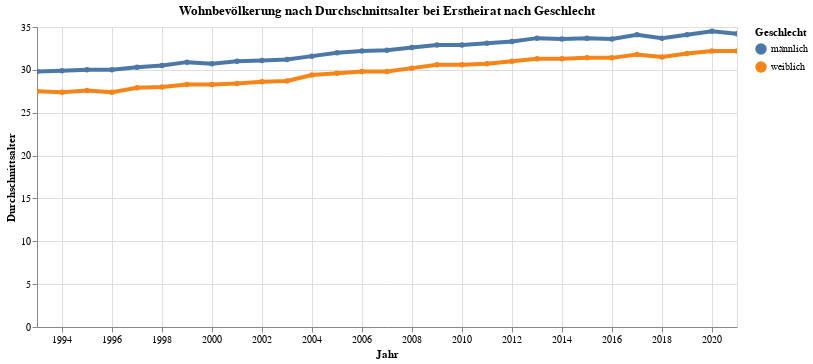

The notebook cell this image was saved under:
### Markdown cell above
#### Entwicklung des Durchschnitssalters bei Erstheirat nach Geschlecht

### Code cell
myTitle="Wohnbevölkerung nach Durchschnittsalter bei Erstheirat nach Geschlecht"

highlight = alt.selection(type='single', on='mouseover',
                          fields=['SexLang'], nearest=True)

base = alt.Chart(data2betested.reset_index().query('DurchAlter>3'), title=myTitle).encode(
    x=alt.X('StichtagDatJahr:T', axis=alt.Axis(title='Jahr'))# , axis=alt.Axis(format='%', title='percentage')
    , y=alt.X('DurchAlter', axis=alt.Axis(title='Durchschnittsalter'))
    , color=alt.Color('SexLang:N', legend=alt.Legend(title="Geschlecht", orient="right"))  #legend=alt.Legend(title="Stadtkreis", orient="right"), scale=alt.Scale(scheme='goldgreen'))      
    ,tooltip=['StichtagDatJahr', 'DurchAlter','SexLang']    
)
 
points = base.mark_circle().encode(
    opacity=alt.value(2)
).add_selection(
    highlight
).properties(
    width=700 , height=300
)
lines = base.mark_line().encode(
    size=alt.condition(~highlight, alt.value(1.5), alt.value(4))
).interactive()

points + lines

### Figure 1 — Vega-Lite specification as saved in the notebook (floating-point values rounded to 4 significant figures)
{"config": {"view": {"continuousWidth": 400, "continuousHeight": 300}}, "layer": [{"mark": "circle", "encoding": {"color": {"type": "nominal", "field": "SexLang", "legend": {"orient": "right", "title": "Geschlecht"}}, "opacity": {"value": 2}, "tooltip": [{"type": "temporal", "field": "StichtagDatJahr"}, {"type": "quantitative", "field": "DurchAlter"}, {"type": "nominal", "field": "SexLang"}], "x": {"type": "temporal", "axis": {"title": "Jahr"}, "field": "StichtagDatJahr"}, "y": {"type": "quantitative", "axis": {"title": "Durchschnittsalter"}, "field": "DurchAlter"}}, "height": 300, "selection": {"selector026": {"type": "single", "on": "mouseover", "fields": ["SexLang"], "nearest": true}}, "title": "Wohnbevölkerung nach Durchschnittsalter bei Erstheirat nach Geschlecht", "width": 700}, {"mark": "line", "encoding": {"color": {"type": "nominal", "field": "SexLang", "legend": {"orient": "right", "title": "Geschlecht"}}, "size": {"condition": {"value": 1.5, "selection": {"not": "selector026"}}, "value": 4}, "tooltip": [{"type": "temporal", "field": "StichtagDatJahr"}, {"type": "quantitative", "field": "DurchAlter"}, {"type": "nominal", "field": "SexLang"}], "x": {"type": "temporal", "axis": {"title": "Jahr"}, "field": "StichtagDatJahr"}, "y": {"type": "quantitative", "axis": {"title": "Durchschnittsalter"}, "field": "DurchAlter"}}, "selection": {"selector027": {"type": "interval", "bind": "scales", "encodings": ["x", "y"]}}, "title": "Wohnbevölkerung nach Durchschnittsalter bei Erstheirat nach Geschlecht"}], "data": {"name": "data-67ff1737359fa461dc349694a7d8a000"}, "$schema": "https://vega.github.io/schema/vega-lite/v4.8.1.json", "datasets": {"data-67ff1737359fa461dc349694a7d8a000": [{"StichtagDatJahr": "2021-01-01T00:00:00", "SexLang": "männlich", "SexCd": 1, "DurchAlter": 34.2, "StichtagDatJahr_str": "2021-01-01"}, {"StichtagDatJahr": "2021-01-01T00:00:00", "SexLang": "weiblich", "SexCd": 2, "DurchAlter": 32.2, "StichtagDatJahr_str": "2021-01-01"}, {"StichtagDatJahr": "2020-01-01T00:00:00", "SexLang": "männlich", "SexCd": 1, "DurchAlter": 34.5, "StichtagDatJahr_str": "2020-01-01"}, {"StichtagDatJahr": "2020-01-01T00:00:00", "SexLang": "weiblich", "SexCd": 2, "DurchAlter": 32.2, "StichtagDatJahr_str": "2020-01-01"}, {"StichtagDatJahr": "2019-01-01T00:00:00", "SexLang": "männlich", "SexCd": 1, "DurchAlter": 34.1, "StichtagDatJahr_str": "2019-01-01"}, {"StichtagDatJahr": "2019-01-01T00:00:00", "SexLang": "weiblich", "SexCd": 2, "DurchAlter": 31.9, "StichtagDatJahr_str": "2019-01-01"}, {"StichtagDatJahr": "2018-01-01T00:00:00", "SexLang": "männlich", "SexCd": 1, "DurchAlter": 33.7, "StichtagDatJahr_str": "2018-01-01"}, {"StichtagDatJahr": "2018-01-01T00:00:00", "SexLang": "weiblich", "SexCd": 2, "DurchAlter": 31.5, "StichtagDatJahr_str": "2018-01-01"}, {"StichtagDatJahr": "2017-01-01T00:00:00", "SexLang": "männlich", "SexCd": 1, "DurchAlter": 34.1, "StichtagDatJahr_str": "2017-01-01"}, {"StichtagDatJahr": "2017-01-01T00:00:00", "SexLang": "weiblich", "SexCd": 2, "DurchAlter": 31.8, "StichtagDatJahr_str": "2017-01-01"}, {"StichtagDatJahr": "2016-01-01T00:00:00", "SexLang": "männlich", "SexCd": 1, "DurchAlter": 33.6, "StichtagDatJahr_str": "2016-01-01"}, {"StichtagDatJahr": "2016-01-01T00:00:00", "SexLang": "weiblich", "SexCd": 2, "DurchAlter": 31.4, "StichtagDatJahr_str": "2016-01-01"}, {"StichtagDatJahr": "2015-01-01T00:00:00", "SexLang": "männlich", "SexCd": 1, "DurchAlter": 33.7, "StichtagDatJahr_str": "2015-01-01"}, {"StichtagDatJahr": "2015-01-01T00:00:00", "SexLang": "weiblich", "SexCd": 2, "DurchAlter": 31.4, "StichtagDatJahr_str": "2015-01-01"}, {"StichtagDatJahr": "2014-01-01T00:00:00", "SexLang": "männlich", "SexCd": 1, "DurchAlter": 33.6, "StichtagDatJahr_str": "2014-01-01"}, {"StichtagDatJahr": "2014-01-01T00:00:00", "SexLang": "weiblich", "SexCd": 2, "DurchAlter": 31.3, "StichtagDatJahr_str": "2014-01-01"}, {"StichtagDatJahr": "2013-01-01T00:00:00", "SexLang": "männlich", "SexCd": 1, "DurchAlter": 33.7, "StichtagDatJahr_str": "2013-01-01"}, {"StichtagDatJahr": "2013-01-01T00:00:00", "SexLang": "weiblich", "SexCd": 2, "DurchAlter": 31.3, "StichtagDatJahr_str": "2013-01-01"}, {"StichtagDatJahr": "2012-01-01T00:00:00", "SexLang": "männlich", "SexCd": 1, "DurchAlter": 33.3, "StichtagDatJahr_str": "2012-01-01"}, {"StichtagDatJahr": "2012-01-01T00:00:00", "SexLang": "weiblich", "SexCd": 2, "DurchAlter": 31.0, "StichtagDatJahr_str": "2012-01-01"}, {"StichtagDatJahr": "2011-01-01T00:00:00", "SexLang": "männlich", "SexCd": 1, "DurchAlter": 33.1, "StichtagDatJahr_str": "2011-01-01"}, {"StichtagDatJahr": "2011-01-01T00:00:00", "SexLang": "weiblich", "SexCd": 2, "DurchAlter": 30.7, "StichtagDatJahr_str": "2011-01-01"}, {"StichtagDatJahr": "2010-01-01T00:00:00", "SexLang": "männlich", "SexCd": 1, "DurchAlter": 32.9, "StichtagDatJahr_str": "2010-01-01"}, {"StichtagDatJahr": "2010-01-01T00:00:00", "SexLang": "weiblich", "SexCd": 2, "DurchAlter": 30.6, "StichtagDatJahr_str": "2010-01-01"}, {"StichtagDatJahr": "2009-01-01T00:00:00", "SexLang": "männlich", "SexCd": 1, "DurchAlter": 32.9, "StichtagDatJahr_str": "2009-01-01"}, {"StichtagDatJahr": "2009-01-01T00:00:00", "SexLang": "weiblich", "SexCd": 2, "DurchAlter": 30.6, "StichtagDatJahr_str": "2009-01-01"}, {"StichtagDatJahr": "2008-01-01T00:00:00", "SexLang": "weiblich", "SexCd": 2, "DurchAlter": 30.2, "StichtagDatJahr_str": "2008-01-01"}, {"StichtagDatJahr": "2008-01-01T00:00:00", "SexLang": "männlich", "SexCd": 1, "DurchAlter": 32.6, "StichtagDatJahr_str": "2008-01-01"}, {"StichtagDatJahr": "2007-01-01T00:00:00", "SexLang": "männlich", "SexCd": 1, "DurchAlter": 32.3, "StichtagDatJahr_str": "2007-01-01"}, {"StichtagDatJahr": "2007-01-01T00:00:00", "SexLang": "weiblich", "SexCd": 2, "DurchAlter": 29.8, "StichtagDatJahr_str": "2007-01-01"}, {"StichtagDatJahr": "2006-01-01T00:00:00", "SexLang": "männlich", "SexCd": 1, "DurchAlter": 32.2, "StichtagDatJahr_str": "2006-01-01"}, {"StichtagDatJahr": "2006-01-01T00:00:00", "SexLang": "weiblich", "SexCd": 2, "DurchAlter": 29.8, "StichtagDatJahr_str": "2006-01-01"}, {"StichtagDatJahr": "2005-01-01T00:00:00", "SexLang": "männlich", "SexCd": 1, "DurchAlter": 32.0, "StichtagDatJahr_str": "2005-01-01"}, {"StichtagDatJahr": "2005-01-01T00:00:00", "SexLang": "weiblich", "SexCd": 2, "DurchAlter": 29.6, "StichtagDatJahr_str": "2005-01-01"}, {"StichtagDatJahr": "2004-01-01T00:00:00", "SexLang": "männlich", "SexCd": 1, "DurchAlter": 31.6, "StichtagDatJahr_str": "2004-01-01"}, {"StichtagDatJahr": "2004-01-01T00:00:00", "SexLang": "weiblich", "SexCd": 2, "DurchAlter": 29.4, "StichtagDatJahr_str": "2004-01-01"}, {"StichtagDatJahr": "2003-01-01T00:00:00", "SexLang": "männlich", "SexCd": 1, "DurchAlter": 31.2, "StichtagDatJahr_str": "2003-01-01"}, {"StichtagDatJahr": "2003-01-01T00:00:00", "SexLang": "weiblich", "SexCd": 2, "DurchAlter": 28.7, "StichtagDatJahr_str": "2003-01-01"}, {"StichtagDatJahr": "2002-01-01T00:00:00", "SexLang": "männlich", "SexCd": 1, "DurchAlter": 31.1, "StichtagDatJahr_str": "2002-01-01"}, {"StichtagDatJahr": "2002-01-01T00:00:00", "SexLang": "weiblich", "SexCd": 2, "DurchAlter": 28.6, "StichtagDatJahr_str": "2002-01-01"}, {"StichtagDatJahr": "2001-01-01T00:00:00", "SexLang": "weiblich", "SexCd": 2, "DurchAlter": 28.4, "StichtagDatJahr_str": "2001-01-01"}, {"StichtagDatJahr": "2001-01-01T00:00:00", "SexLang": "männlich", "SexCd": 1, "DurchAlter": 31.0, "StichtagDatJahr_str": "2001-01-01"}, {"StichtagDatJahr": "2000-01-01T00:00:00", "SexLang": "weiblich", "SexCd": 2, "DurchAlter": 28.3, "StichtagDatJahr_str": "2000-01-01"}, {"StichtagDatJahr": "2000-01-01T00:00:00", "SexLang": "männlich", "SexCd": 1, "DurchAlter": 30.7, "StichtagDatJahr_str": "2000-01-01"}, {"StichtagDatJahr": "1999-01-01T00:00:00", "SexLang": "männlich", "SexCd": 1, "DurchAlter": 30.9, "StichtagDatJahr_str": "1999-01-01"}, {"StichtagDatJahr": "1999-01-01T00:00:00", "SexLang": "weiblich", "SexCd": 2, "DurchAlter": 28.3, "StichtagDatJahr_str": "1999-01-01"}, {"StichtagDatJahr": "1998-01-01T00:00:00", "SexLang": "männlich", "SexCd": 1, "DurchAlter": 30.5, "StichtagDatJahr_str": "1998-01-01"}, {"StichtagDatJahr": "1998-01-01T00:00:00", "SexLang": "weiblich", "SexCd": 2, "DurchAlter": 28.0, "StichtagDatJahr_str": "1998-01-01"}, {"StichtagDatJahr": "1997-01-01T00:00:00", "SexLang": "männlich", "SexCd": 1, "DurchAlter": 30.3, "StichtagDatJahr_str": "1997-01-01"}, {"StichtagDatJahr": "1997-01-01T00:00:00", "SexLang": "weiblich", "SexCd": 2, "DurchAlter": 27.9, "StichtagDatJahr_str": "1997-01-01"}, {"StichtagDatJahr": "1996-01-01T00:00:00", "SexLang": "männlich", "SexCd": 1, "DurchAlter": 30.0, "StichtagDatJahr_str": "1996-01-01"}, {"StichtagDatJahr": "1996-01-01T00:00:00", "SexLang": "weiblich", "SexCd": 2, "DurchAlter": 27.4, "StichtagDatJahr_str": "1996-01-01"}, {"StichtagDatJahr": "1995-01-01T00:00:00", "SexLang": "männlich", "SexCd": 1, "DurchAlter": 30.0, "StichtagDatJahr_str": "1995-01-01"}, {"StichtagDatJahr": "1995-01-01T00:00:00", "SexLang": "weiblich", "SexCd": 2, "DurchAlter": 27.6, "StichtagDatJahr_str": "1995-01-01"}, {"StichtagDatJahr": "1994-01-01T00:00:00", "SexLang": "weiblich", "SexCd": 2, "DurchAlter": 27.4, "StichtagDatJahr_str": "1994-01-01"}, {"StichtagDatJahr": "1994-01-01T00:00:00", "SexLang": "männlich", "SexCd": 1, "DurchAlter": 29.9, "StichtagDatJahr_str": "1994-01-01"}, {"StichtagDatJahr": "1993-01-01T00:00:00", "SexLang": "männlich", "SexCd": 1, "DurchAlter": 29.8, "StichtagDatJahr_str": "1993-01-01"}, {"StichtagDatJahr": "1993-01-01T00:00:00", "SexLang": "weiblich", "SexCd": 2, "DurchAlter": 27.5, "StichtagDatJahr_str": "1993-01-01"}]}}
